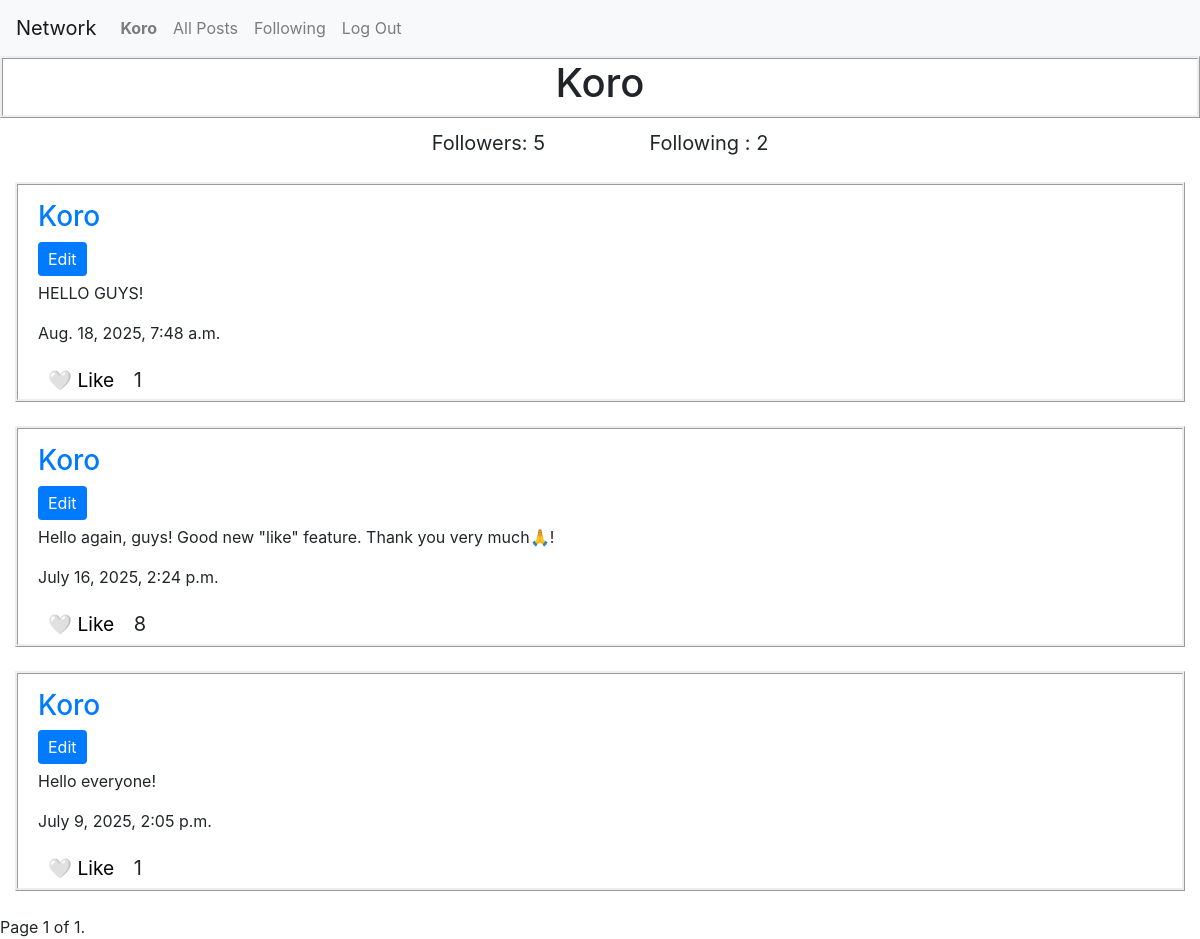
The page /profile/Koro (signed in) on the database its author committed.
### network/models.py (models this page shows, shortened)
class User(AbstractUser):
    pass

class Post(models.Model):
    user = models.ForeignKey(User, on_delete=models.CASCADE, blank = True, null=True, related_name = 'poster')
    post_text = models.CharField(max_length = 1000)
    time = models.DateTimeField(default= timezone.now)
    like_counter = models.IntegerField(default=0)

### network/views.py (the view, shortened to what this page needs)
# urls.py: path("profile/<str:user>", views.profile, name ="profile"),
@csrf_exempt
def profile(request, user):
    if not User.objects.filter(username=user).exists():
        return HttpResponse("Nonexisting profile")
    profile_user = User.objects.get(username=user)
    visitor = request.user
    is_following = Follow.objects.filter(
        follower=visitor,
        following=profile_user
    ).exists()
    profile_post = Post.objects.filter(user = profile_user).order_by('-time')
    paginator = Paginator(profile_post, 10)
    page_number = request.GET.get('page')
    page_obj = paginator.get_page(page_number)
    return render(request, "network/profile.html", {
        'profile_user': profile_user,
        'visitor': visitor,
        'is_following': is_following,
        'followers_count': Follow.objects.filter(following=profile_user).count(),
        'following_count': Follow.objects.filter(follower=profile_user).count(),
        'profile_post': profile_post,
        'page_obj': page_obj
    })

### network/templates/network/profile.html (shortened to what this page needs)
{% extends 'network/layout.html' %}
{% block body %}
<div id="follow-container">
     <div class = 'profile_head_div'>
        <h1>{{profile_user}}</h1>
    </div>
    <div class = 'profile_head'>
     <span style ='font-size: 20px;' class = 'followers_count' name = 'followers'>Followers: {{ followers_count }}</span> <span style ='font-size: 20px;'>Following : {{ following_count }}<span>
    </div>
    <br>
        {% for post in page_obj %}
        <div class = 'new_post_div'>
            <div id = 'post-txt' class = 'new_post_cap' data-post-id = "{{ post.id }}">
                <h3 class = 'post_user'><a class = 'link' href = '/profile/{{post.user}}'>{{post.user}}</a></h3>
                {% if user == post.user %}
                    <button class="edit-btn">Edit</button>
                {% endif %}
                <p class = 'post_text'>{{post.post_text}}</p>
                <p class = 'post_time'>{{post.time}}<p>
                <div ><button class="like-btn" data-post-id="{{ post.id }}" data-liked="{{ post.is_liked|yesno:'true,false' }}">
                        {{ post.is_liked|yesno:"❤️ Unlike,🤍 Like" }}
                    </button>
                    <span class="like-count">{{ post.like_counter }}</span>
                </div>
            </div>
        </div>
        <br>
        {% endfor %}
</div>
<div class="pagination">
    <span class="step-links">
        <span class="current">
            Page {{ page_obj.number }} of {{ page_obj.paginator.num_pages }}.
        </span>
    </span>
</div>
{% endblock %}

### network/templates/network/layout.html (shortened to what this page needs)
{% load static %}
<!DOCTYPE html>
<html lang="en">
    <head>
        <link rel="stylesheet" href="https://stackpath.bootstrapcdn.com/bootstrap/4.4.1/css/bootstrap.min.css">
        <link href="{% static 'network/styles.css' %}" rel="stylesheet">
    </head>
    <body>
        <nav class="navbar navbar-expand-lg navbar-light bg-light">
            <a class="navbar-brand" href="{% url 'index' %}">Network</a>
            <div>
              <ul class="navbar-nav mr-auto">
                {% if user.is_authenticated %}
                    <li class="nav-item">
                        <a class="nav-link" href="/profile/{{ user.username }}"><strong>{{ user.username }}</strong></a>
                    </li>
                {% endif %}
                <li class="nav-item">
                  <a class="nav-link" href="{% url 'index' %}">All Posts</a>
                </li>
                {% if user.is_authenticated %}
                    <li class="nav-item">
                        <a class="nav-link" href="{% url 'following' user=user.username %}">Following</a>
                    </li>
                    <li class="nav-item">
                        <a class="nav-link" href="{% url 'logout' %}">Log Out</a>
                    </li>
                {% endif %}
              </ul>
            </div>
          </nav>
        <div class="body">
            {% block body %}
            {% endblock %}
        </div>
    </body>
</html>

### network/static/network/styles.css (style rules this page uses)
.new_post_div { border-style: ridge; margin-left: 15px; margin-right: 15px; }
.new_post_cap { margin-left: 20px; margin-top: 15px; justify-content: center; }
.edit-btn { background-color: #007bff; color: white; border: none; padding: 5px 10px; border-radius: 4px; cursor: pointer; margin-bottom: 5px; }
.like-count { font-size: 20px; margin-left: 5px }
.like-btn { background: none; border: none; cursor: pointer; font-size: 1.2em; transition: all 0.2s; padding: 5px 10px; border-radius: 5px; }
.profile_head { text-align: center }
.profile_head_div { text-align: center; border-style: ridge; display: block; margin-bottom: 10px; }

### rows shown on the page
User: username "Koro"
Post: user "Koro", shows "Edit", post_text "HELLO GUYS!", time "Aug. 18, 2025, 7:48 a.m.", is_liked "🤍 Like", like_counter "1"
Post: user "Koro", shows "Edit", post_text "Hello again, guys! Good new \"like\" feature. Thank you very much🙏!", time "July 16, 2025, 2:24 p.m.", is_liked "🤍 Like", like_counter "8"
Post: user "Koro", shows "Edit", post_text "Hello everyone!", time "July 9, 2025, 2:05 p.m.", is_liked "🤍 Like", like_counter "1"

### other values the page prints
{{ followers_count }} "5"
{{ following_count }} "2"
{{ page_obj.number }} "1"
{{ page_obj.paginator.num_pages }} "1"
